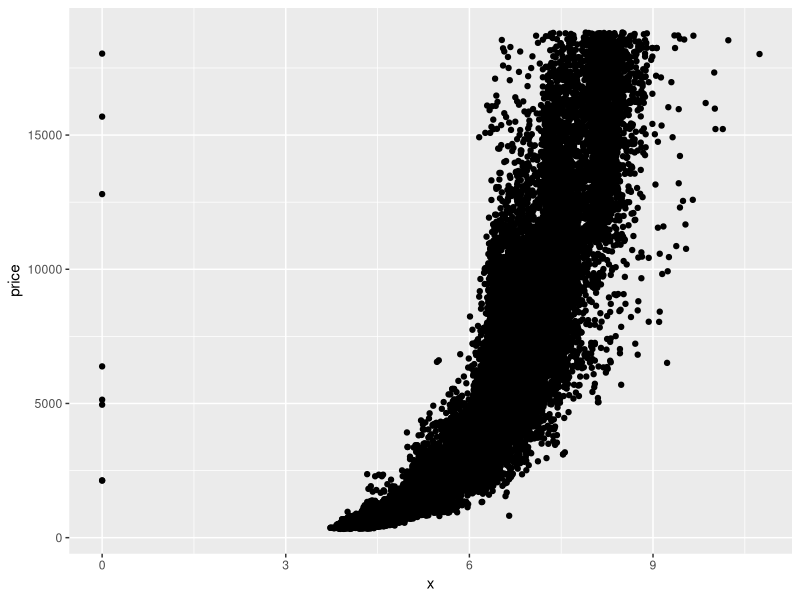
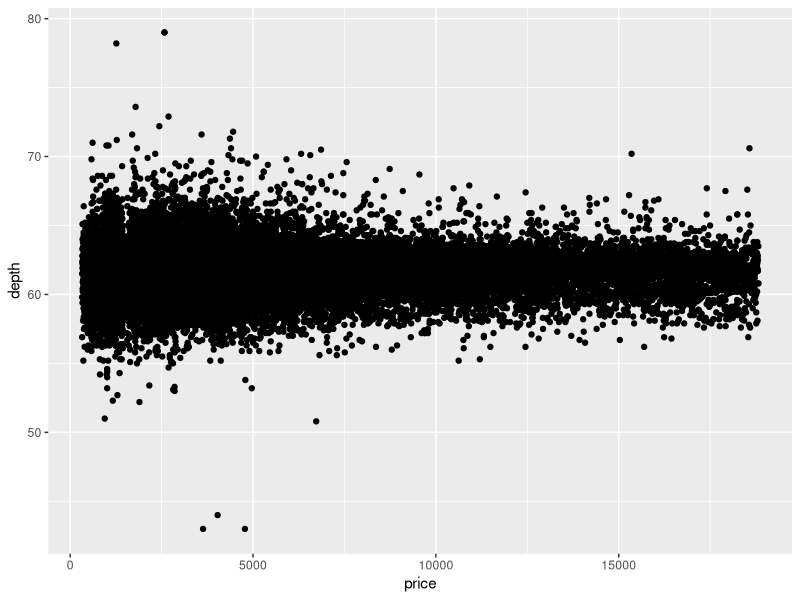

Reproduce these figures in R, in order.
## ---- chunk 1
install.packages('ggplot2')
library('ggplot2')
data(diamonds)
names(diamonds)
## ---- chunk 2
ggplot(aes(x=x,y=price),data=diamonds)+
  geom_point()
## ---- chunk 3
with(diamonds,cor.test(price,x))
with(diamonds,cor.test(price,y))
with(diamonds,cor.test(price,z))
## ---- chunk 4
ggplot(aes(x=price,y=depth),data=diamonds) +
  geom_point()
